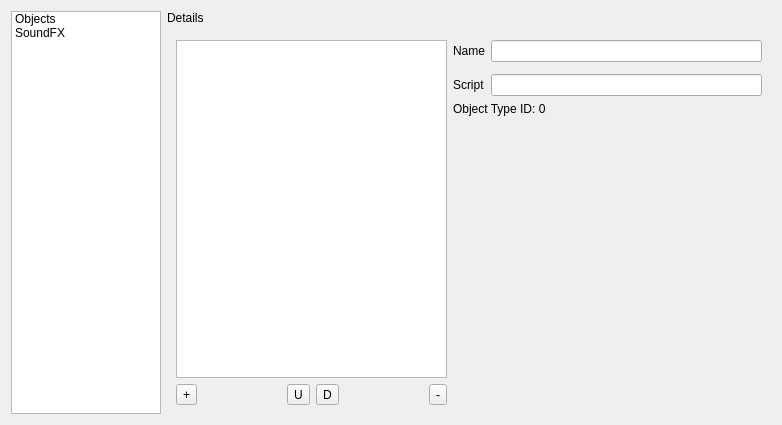
<?xml version="1.0" encoding="UTF-8"?>
<ui version="4.0">
 <class>StageConfigEditorv3</class>
 <widget class="QWidget" name="StageConfigEditorv3">
  <property name="geometry">
   <rect>
    <x>0</x>
    <y>0</y>
    <width>782</width>
    <height>425</height>
   </rect>
  </property>
  <property name="windowTitle">
   <string>Form</string>
  </property>
  <layout class="QGridLayout" name="gridLayout">
   <item row="0" column="1">
    <widget class="QLabel" name="sectionLabel">
     <property name="text">
      <string>Details</string>
     </property>
    </widget>
   </item>
   <item row="0" column="0" rowspan="2">
    <widget class="QListWidget" name="sectionList">
     <property name="sizePolicy">
      <sizepolicy hsizetype="Fixed" vsizetype="Expanding">
       <horstretch>0</horstretch>
       <verstretch>0</verstretch>
      </sizepolicy>
     </property>
     <property name="minimumSize">
      <size>
       <width>150</width>
       <height>0</height>
      </size>
     </property>
     <property name="maximumSize">
      <size>
       <width>150</width>
       <height>16777215</height>
      </size>
     </property>
     <item>
      <property name="text">
       <string>Objects</string>
      </property>
     </item>
     <item>
      <property name="text">
       <string>SoundFX</string>
      </property>
     </item>
    </widget>
   </item>
   <item row="1" column="1">
    <widget class="QStackedWidget" name="detailsWidget">
     <widget class="QWidget" name="objectsPage">
      <layout class="QGridLayout" name="gridLayout_3">
       <item row="2" column="2">
        <widget class="QLabel" name="label_6">
         <property name="text">
          <string>Script</string>
         </property>
        </widget>
       </item>
       <item row="5" column="0">
        <layout class="QGridLayout" name="gridLayout_4">
         <item row="1" column="3">
          <widget class="QToolButton" name="downObj">
           <property name="text">
            <string>D</string>
           </property>
           <property name="icon">
            <iconset resource="../../resources.qrc">
             <normaloff>:/icons/ic_arrow_downward_48px.svg</normaloff>:/icons/ic_arrow_downward_48px.svg</iconset>
           </property>
          </widget>
         </item>
         <item row="1" column="1">
          <spacer name="horizontalSpacer">
           <property name="orientation">
            <enum>Qt::Horizontal</enum>
           </property>
           <property name="sizeHint" stdset="0">
            <size>
             <width>40</width>
             <height>20</height>
            </size>
           </property>
          </spacer>
         </item>
         <item row="1" column="0">
          <widget class="QToolButton" name="addObj">
           <property name="text">
            <string>+</string>
           </property>
           <property name="icon">
            <iconset resource="../../resources.qrc">
             <normaloff>:/icons/ic_add_circle_48px.svg</normaloff>:/icons/ic_add_circle_48px.svg</iconset>
           </property>
          </widget>
         </item>
         <item row="1" column="2">
          <widget class="QToolButton" name="upObj">
           <property name="text">
            <string>U</string>
           </property>
           <property name="icon">
            <iconset resource="../../resources.qrc">
             <normaloff>:/icons/ic_arrow_upward_48px.svg</normaloff>:/icons/ic_arrow_upward_48px.svg</iconset>
           </property>
          </widget>
         </item>
         <item row="1" column="5">
          <widget class="QToolButton" name="rmObj">
           <property name="text">
            <string>-</string>
           </property>
           <property name="icon">
            <iconset resource="../../resources.qrc">
             <normaloff>:/icons/ic_cancel_48px.svg</normaloff>:/icons/ic_cancel_48px.svg</iconset>
           </property>
          </widget>
         </item>
         <item row="1" column="4">
          <spacer name="horizontalSpacer_11">
           <property name="orientation">
            <enum>Qt::Horizontal</enum>
           </property>
           <property name="sizeHint" stdset="0">
            <size>
             <width>40</width>
             <height>20</height>
            </size>
           </property>
          </spacer>
         </item>
        </layout>
       </item>
       <item row="2" column="3">
        <widget class="QLineEdit" name="objScript"/>
       </item>
       <item row="4" column="3">
        <spacer name="verticalSpacer_2">
         <property name="orientation">
          <enum>Qt::Vertical</enum>
         </property>
         <property name="sizeHint" stdset="0">
          <size>
           <width>20</width>
           <height>40</height>
          </size>
         </property>
        </spacer>
       </item>
       <item row="0" column="2">
        <widget class="QLabel" name="label_2">
         <property name="text">
          <string>Name</string>
         </property>
        </widget>
       </item>
       <item row="0" column="0" rowspan="5">
        <widget class="QListWidget" name="objList">
         <property name="sizePolicy">
          <sizepolicy hsizetype="Expanding" vsizetype="Expanding">
           <horstretch>0</horstretch>
           <verstretch>0</verstretch>
          </sizepolicy>
         </property>
         <property name="minimumSize">
          <size>
           <width>194</width>
           <height>0</height>
          </size>
         </property>
         <property name="maximumSize">
          <size>
           <width>16777215</width>
           <height>16777215</height>
          </size>
         </property>
        </widget>
       </item>
       <item row="0" column="3">
        <widget class="QLineEdit" name="objName"/>
       </item>
       <item row="3" column="2" colspan="2">
        <widget class="QLabel" name="objType">
         <property name="text">
          <string>Object Type ID: 0</string>
         </property>
        </widget>
       </item>
      </layout>
     </widget>
     <widget class="QWidget" name="sfxPage">
      <layout class="QGridLayout" name="gridLayout_6">
       <item row="0" column="0" rowspan="5">
        <widget class="QListWidget" name="sfxList">
         <property name="sizePolicy">
          <sizepolicy hsizetype="Expanding" vsizetype="Expanding">
           <horstretch>0</horstretch>
           <verstretch>0</verstretch>
          </sizepolicy>
         </property>
         <property name="minimumSize">
          <size>
           <width>194</width>
           <height>0</height>
          </size>
         </property>
         <property name="maximumSize">
          <size>
           <width>16777215</width>
           <height>16777215</height>
          </size>
         </property>
        </widget>
       </item>
       <item row="5" column="0">
        <layout class="QGridLayout" name="gridLayout_5">
         <item row="0" column="0">
          <widget class="QToolButton" name="addSfx">
           <property name="text">
            <string>+</string>
           </property>
           <property name="icon">
            <iconset resource="../../resources.qrc">
             <normaloff>:/icons/ic_add_circle_48px.svg</normaloff>:/icons/ic_add_circle_48px.svg</iconset>
           </property>
          </widget>
         </item>
         <item row="0" column="2">
          <widget class="QToolButton" name="upSfx">
           <property name="text">
            <string>U</string>
           </property>
           <property name="icon">
            <iconset resource="../../resources.qrc">
             <normaloff>:/icons/ic_arrow_upward_48px.svg</normaloff>:/icons/ic_arrow_upward_48px.svg</iconset>
           </property>
          </widget>
         </item>
         <item row="0" column="3">
          <widget class="QToolButton" name="downSfx">
           <property name="text">
            <string>D</string>
           </property>
           <property name="icon">
            <iconset resource="../../resources.qrc">
             <normaloff>:/icons/ic_arrow_downward_48px.svg</normaloff>:/icons/ic_arrow_downward_48px.svg</iconset>
           </property>
          </widget>
         </item>
         <item row="0" column="1">
          <spacer name="horizontalSpacer_2">
           <property name="orientation">
            <enum>Qt::Horizontal</enum>
           </property>
           <property name="sizeHint" stdset="0">
            <size>
             <width>40</width>
             <height>20</height>
            </size>
           </property>
          </spacer>
         </item>
         <item row="0" column="5">
          <widget class="QToolButton" name="rmSfx">
           <property name="text">
            <string>-</string>
           </property>
           <property name="icon">
            <iconset resource="../../resources.qrc">
             <normaloff>:/icons/ic_cancel_48px.svg</normaloff>:/icons/ic_cancel_48px.svg</iconset>
           </property>
          </widget>
         </item>
         <item row="0" column="4">
          <spacer name="horizontalSpacer_10">
           <property name="orientation">
            <enum>Qt::Horizontal</enum>
           </property>
           <property name="sizeHint" stdset="0">
            <size>
             <width>40</width>
             <height>20</height>
            </size>
           </property>
          </spacer>
         </item>
        </layout>
       </item>
       <item row="2" column="3">
        <widget class="QLineEdit" name="sfxPath"/>
       </item>
       <item row="2" column="1">
        <widget class="QLabel" name="label_8">
         <property name="text">
          <string>Path</string>
         </property>
        </widget>
       </item>
       <item row="4" column="3">
        <spacer name="verticalSpacer_3">
         <property name="orientation">
          <enum>Qt::Vertical</enum>
         </property>
         <property name="sizeHint" stdset="0">
          <size>
           <width>20</width>
           <height>311</height>
          </size>
         </property>
        </spacer>
       </item>
       <item row="3" column="1" colspan="3">
        <widget class="QLabel" name="sfxID">
         <property name="text">
          <string>SoundFX ID: 0</string>
         </property>
        </widget>
       </item>
      </layout>
     </widget>
    </widget>
   </item>
  </layout>
 </widget>
 <tabstops>
  <tabstop>sectionList</tabstop>
  <tabstop>objList</tabstop>
  <tabstop>addObj</tabstop>
  <tabstop>upObj</tabstop>
  <tabstop>downObj</tabstop>
  <tabstop>rmObj</tabstop>
  <tabstop>objName</tabstop>
  <tabstop>objScript</tabstop>
  <tabstop>sfxList</tabstop>
  <tabstop>addSfx</tabstop>
  <tabstop>upSfx</tabstop>
  <tabstop>downSfx</tabstop>
  <tabstop>rmSfx</tabstop>
  <tabstop>sfxPath</tabstop>
 </tabstops>
 <resources>
  <include location="../../resources.qrc"/>
 </resources>
 <connections/>
</ui>
